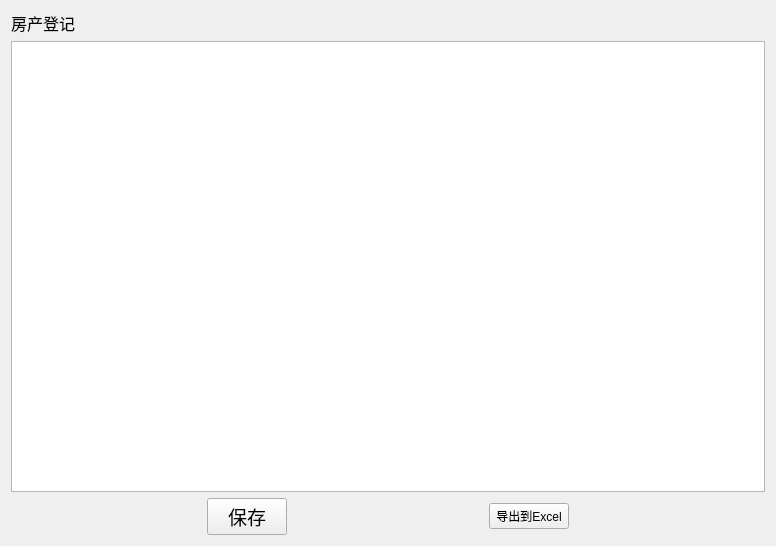
<?xml version="1.0" encoding="UTF-8"?>
<ui version="4.0">
 <class>W_Info_Fang</class>
 <widget class="QWidget" name="W_Info_Fang">
  <property name="geometry">
   <rect>
    <x>0</x>
    <y>0</y>
    <width>776</width>
    <height>546</height>
   </rect>
  </property>
  <property name="windowTitle">
   <string>Form</string>
  </property>
  <layout class="QGridLayout" name="gridLayout">
   <item row="0" column="0">
    <widget class="QLabel" name="label">
     <property name="font">
      <font>
       <family>Agency FB</family>
       <pointsize>12</pointsize>
      </font>
     </property>
     <property name="text">
      <string>房产登记</string>
     </property>
    </widget>
   </item>
   <item row="1" column="0">
    <widget class="QTableView" name="tableView"/>
   </item>
   <item row="2" column="0">
    <layout class="QHBoxLayout" name="horizontalLayout">
     <item>
      <spacer name="horizontalSpacer_2">
       <property name="orientation">
        <enum>Qt::Horizontal</enum>
       </property>
       <property name="sizeHint" stdset="0">
        <size>
         <width>40</width>
         <height>20</height>
        </size>
       </property>
      </spacer>
     </item>
     <item>
      <widget class="QPushButton" name="pushButton_3">
       <property name="font">
        <font>
         <family>Agency FB</family>
         <pointsize>14</pointsize>
        </font>
       </property>
       <property name="text">
        <string>保存</string>
       </property>
      </widget>
     </item>
     <item>
      <spacer name="horizontalSpacer_4">
       <property name="orientation">
        <enum>Qt::Horizontal</enum>
       </property>
       <property name="sizeHint" stdset="0">
        <size>
         <width>40</width>
         <height>20</height>
        </size>
       </property>
      </spacer>
     </item>
     <item>
      <widget class="QPushButton" name="pushButton">
       <property name="text">
        <string>导出到Excel</string>
       </property>
      </widget>
     </item>
     <item>
      <spacer name="horizontalSpacer_3">
       <property name="orientation">
        <enum>Qt::Horizontal</enum>
       </property>
       <property name="sizeHint" stdset="0">
        <size>
         <width>40</width>
         <height>20</height>
        </size>
       </property>
      </spacer>
     </item>
    </layout>
   </item>
  </layout>
 </widget>
 <resources/>
 <connections/>
</ui>
